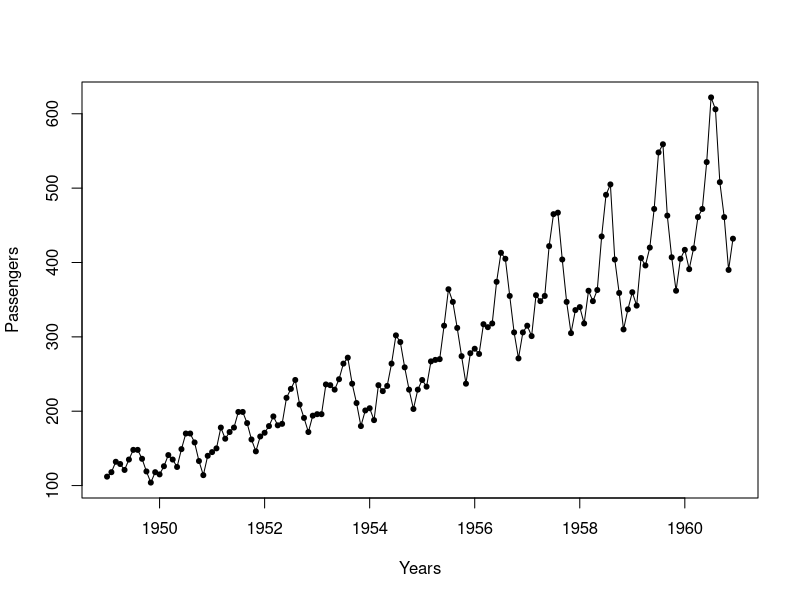

Source code (R): (Note: this script raises an error after producing the figure.)
library(ggplot2)

#TASK1
apm <- matrix(AirPassengers, ncol = 12, byrow =TRUE,  dimnames = list( as.character(1949:1960),month.abb))
Max <- max(apm)
ind = which(apm==Max, arr.ind = TRUE)
sprintf("most profitable month is %s and year is %s", colnames(apm)[ind[2]], rownames(apm)[ind[1]])
plot(AirPassengers, ylab= "Passengers", xlab="Years", type="o", pch=20)

#TASK2
ticket_prices <- 8000
for (i in 2:12) 
{
  ticket_prices[i]<-ticket_prices[i-1]*1.1
}

month_result<-matrix(nrow=12, ncol=12, dimnames = list(as.character(1949:1960), month.abb))
monthly_revenues<-ap*ticket_prices
month_result
Max_month <- max(month_result)
ind1 = which(month_result==Max_month, arr.ind1 = TRUE)

total_passengers<-rowSums(apm)
year_result<-ticket_prices*total_passengers
max_year<-max(year_result)


total_revenue<-sum(year_result)

sprintf(" maximum revenue is %s which is in %s %s", Max_month, colnames(month_result)[ind1[2]], rownames(month_result)[ind1[1]])
sprintf(" yearly maximum revenue is %s which is in %s", max_year, rownames(month_result)[ind1[1]])
sprintf("The total revenue in twelve years is %s", total_revenue)

#TASK3
travel_trend<-colSums(apm)
plot(travel_trend, ylab= "Travelling passengers", xlab="Months", type="o", pch=20)
axis(1, at = month.abb, las=1)
